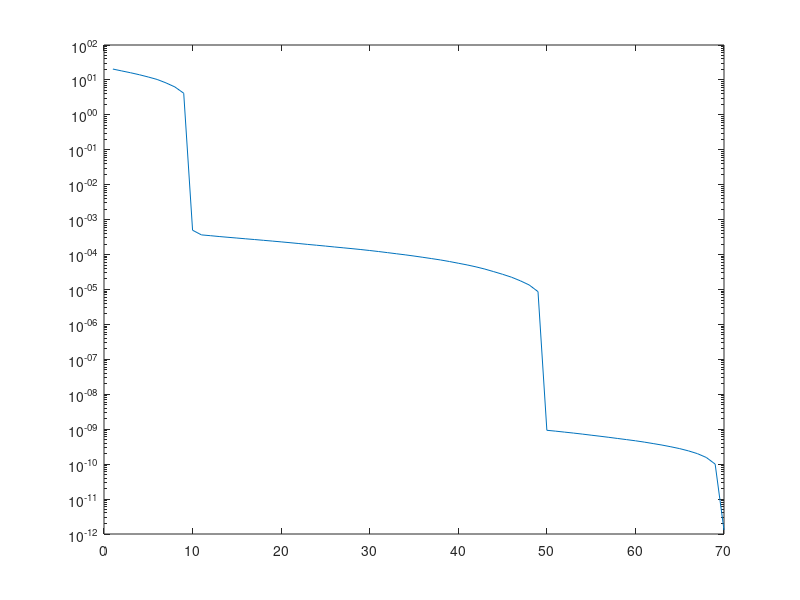

Write the MATLAB code that produced this figure.
rng(0);
U1 = rand(100,10);
V1 = rand(70, 10);

U2 = rand(100, 40);
V2 = rand(70, 40);

A = U1*V1' + 1.0E-5*U2*V2' + 1.0E-10*rand(100,70);


[U, S, V] = svd(A);
s = diag(S)
n = 70;
fro = zeros(70,1);

for i=1:n
    k = i;
    A_ = zeros(100,70);
    for j=1:k
        u_tmp = U(:,j);
        v_tmp = transpose(V(:,j));
        tmp = s(j)*u_tmp*v_tmp;
        A_ = A_ +tmp;
    end
    val = A - A_;
    fro(i) = norm(val, 'fro');
end

semilogy(fro)